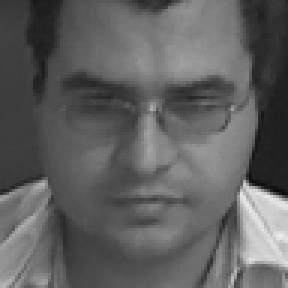
%> input picture test/img.pgm, 96 x 96 px (shown 3 times larger)
$ octave finalTestv2.m   (GNU Octave 9; MATLAB toolbox functions it lacks are replaced by stand-ins)
%> lines starting %> are read from the running program, lines starting %| are printed output that depends on the picture
### test/doubleonly/getRegions.m
function [ R ] = getRegions( img )
%GETREGIONS Return 4 regions of the image
%   The regions are stored in a matrix of ?:?:4 and returned

% Lecture de la taille de l'image
[height, width] = size(img);

Rwidth = width / 2;
Rheight = height / 2;

% On boucle sur les 4 Region
count = 1;
R = zeros(Rheight,Rwidth,4); % Pour de meilleur performance,
% pré-allocation et conversion en uint8 pour correspondre aux données
% de l'image
for j = 0:1
    for i = 0:1
        % B = imcrop(A,[xmin ymin width height]);
        % On prendra successivement la Region en haut à gauche, droite; en
        % bas à gauche, droite
        R(:,:,count) = imcrop(img, [i*Rwidth+(i*1) j*Rheight+(j*1) ...
            Rwidth Rheight]);
        count = count + 1;
    end
end

end

### test/doubleonly/getPatches.m
function [ patches ] = getPatches( img, pSize, overflow )
%GETPATCHES Return a matrix where each column is a patche of img
%   img is the image to be cut in patches
%   pSize is the size of patches (they are squares)
%   overflowSize is the number of pixels of 'overflow'
%
%   Each patches is stored in one column the size of pSize, and each column
%   is ordered as follow:
%   From the upper left (column 1) of the image to the right and lower
%   (column N)

if nargin == 2
    % The user did not want to have an overflowSize
    overflow = 0;
end

if overflow >= pSize
    error('The overflow cannot be equal or superior to pSize')
end

% Image carré avec patch carré
% On calcul le nombre de fois que l'on doit boucler
% On met l'overflow sur l'axe des abscisses
[RHeight, RWidth] = size(img);

nbrCtemp = RWidth / (pSize-overflow);
nbrC = uint32(nbrCtemp);
% Pour être sûr d'arrondir au supérieur
if mod(nbrC,1) ~= 0 && mod(nbrC,1) < 0.5
    nbrC = nbrC + 1;
end

nbrRtemp = RHeight / pSize;
nbrR = uint32(nbrRtemp);
% Pour être sûr d'arrondir au supérieur
if mod(nbrR,1) ~= 0 && mod(nbrR,1) < 0.5
    nbrR = nbrR + 1;
end

patches = zeros(pSize*pSize,nbrR*nbrC);
count = 1;
for i = 1:nbrR
    for j = 1:nbrC
        x=1+(j-1)*(pSize-overflow);
        y=1+(i-1)*pSize;
        % Reshape so it is only in one column
        % Reshape store one colum after another
        patch = imcrop(img, [x y pSize-1 pSize-1]);
        [pHeight, pWidth] = size(patch);
        if pHeight ~= pSize
            missHeight = pSize-pHeight;
            missing = flipud(imcrop(img, [x RHeight-missHeight pSize-1 missHeight-1])); %flipud -> mirroring up->down
            patch = [patch missing];
        end
        if pWidth ~= pSize
            missWidth = pSize-pWidth;
            missing = fliplr(imcrop(img, [RWidth-missWidth y missWidth-1 pSize-1])); %fliplr -> mirroring left-right
            patch = [patch missing];
        end
        patches(:,count) = reshape(patch, [pSize*pSize 1]);
        count = count + 1;
    end
end

end

### test/doubleonly/normDct2.m
function [ newPatches ] = normDct2( patches, doMean, doVar )
%NORMDCT Apply zero mean and variance + dct2
%   Reconstruct the patch from a vector and apply normalization to have
%   zero mean and unit variance.
%   Return the patch as a vector
%   VPATCH the patch to be treated
%   PSIZE the size of the patch (always a square)
if nargin ~= 3
    error('Not enough argument')
end

[vSize, nbrFeature] = size(patches);
pSize = sqrt(vSize);
newPatches = patches; % Memory allocation

for i = 1:nbrFeature
    %% On normalise les patches pour avoir 'zero mean and unit variance'
    X = reshape(patches(:,i), [pSize pSize]);
    if doMean
        X = X-mean2(X); % Zero mean
    end
    if doVar
        X = X/std2(X); % Zero variance
    end
    X = dct2(X);
    newPatches(:,i) = reshape(X, [pSize*pSize 1]);
end

end

### test/doubleonly/getImgFromPatches.m
function [ img ] = getImgFromPatches( patches, Rsize, overflow )
%GETIMGFROMPATCHES Return the image from the matrix containing patches
%   patches array containing patches, each column contains a single patche
%   pSize is the size of patches (they are squares)
%   overflow is the number of pixels of 'overflow'

if nargin == 2
    % The user did not want to have an overflowSize
    overflow = 0;
end

[vSize, nbrPatches] = size(patches);
pSize = sqrt(vSize);
RHeight = Rsize(1,1);
RWidth = Rsize(1,2);
img = zeros(RHeight,RWidth);

nbrCtemp = RWidth / (pSize-overflow);
nbrC = uint32(nbrCtemp);
% Pour 阾re s鹯 d'arrondir au sup閞ieur
if mod(nbrC,1) ~= 0 && mod(nbrC,1) < 0.5
    nbrC = nbrC + 1;
end

nbrRtemp = RHeight / pSize;
nbrR = uint32(nbrRtemp);
% Pour 阾re s鹯 d'arrondir au sup閞ieur
if mod(nbrR,1) ~= 0 && mod(nbrR,1) < 0.5
    nbrR = nbrR + 1;
end

count = 1;
for i = 1:nbrR
    for j = 1:nbrC
        x=1+(j-1)*(pSize-overflow);
        y=1+(i-1)*pSize;
        % Reshape so it is only in one column
        % Reshape store one colum after another
        index = (i-1)*nbrC+j;
        img(y:y+pSize-1,x:x+pSize-1) = reshape(patches(:,index), [pSize pSize]);
        count = count + 1;
    end
end

end

### test/doubleonly/getImgFromDCTPatches.m
function [ img ] = getImgFromDCTPatches( patches, Rsize, overflow )
%GETIMGFROMPATCHES Return the image from the matrix containing patches
%   patches array containing patches, each column contains a single patche
%   pSize is the size of patches (they are squares)
%   overflow is the number of pixels of 'overflow'

if nargin == 2
    % The user did not want to have an overflowSize
    overflow = 0;
end

[vSize, nbrPatches] = size(patches);
pSize = sqrt(vSize);
RHeight = Rsize(1,1);
RWidth = Rsize(1,2);
img = zeros(RHeight,RWidth);

nbrCtemp = RWidth / (pSize-overflow);
nbrC = uint32(nbrCtemp);
% Pour 阾re s鹯 d'arrondir au sup閞ieur
if mod(nbrC,1) ~= 0 && mod(nbrC,1) < 0.5
    nbrC = nbrC + 1;
end

nbrRtemp = RHeight / pSize;
nbrR = uint32(nbrRtemp);
% Pour 阾re s鹯 d'arrondir au sup閞ieur
if mod(nbrR,1) ~= 0 && mod(nbrR,1) < 0.5
    nbrR = nbrR + 1;
end

count = 1;
for i = 1:nbrR
    for j = 1:nbrC
        x=1+(j-1)*(pSize-overflow);
        y=1+(i-1)*pSize;
        % Reshape so it is only in one column
        % Reshape store one colum after another
        index = (i-1)*nbrC+j;
        img(y:y+pSize-1,x:x+pSize-1) = idct2(reshape(patches(:,index), [pSize pSize]));
        count = count + 1;
    end
end

end

### test/doubleonly/finalTestv2.m
%%%%%%%%%%%%%%%%%%%%%%%%%%%%%%%%%%%%%%%%%%%%%%%%%%%%%%%%%%%%%
%%% Algorithme de test
clear variables
close all
clc
img = imread('img.pgm');
%> img is the input picture: size 96x96 uint8; min 11, max 237, mean 96
%img = imread('cameraman.tif');
if size(img,3)==3 % Convertion en nuance de gris si RGB avant
   img = rgb2gray(img);
end
img = double(img); % REALLY IMPORTANT
%> img: size 96x96 double
regions = getRegions(img);
%> after the loop in getRegions, `for j = 0:1`:
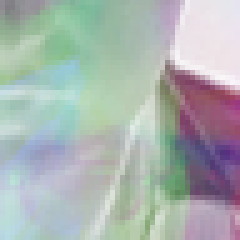
%> R: size 48x48x4 double (shown 5 times larger); mean R, G, B, A 75.8, 96.5, 91.5, 120.2; transparent parts drawn white
%> after the loop in getRegions, `for j = 0:1`: count = 5
R = regions(:,:,1);
%> R: size 48x48 double

%%%%%%%%%%%%%%%%%%%%%%%%%%%%%%%%%%%%%%%%%%%%%%%%%%%%%%%%%%%%%
%                VARIABLES
%
pSize = 8;
overflow = 3;
%%%%%%%%%%%%%%%%%%%%%%%%%%%%%%%%%%%%%%%%%%%%%%%%%%%%%%%%%%%%%
patches = getPatches(R, pSize, overflow);
%> after the loop in getPatches, `for i = 1:nbrR`:
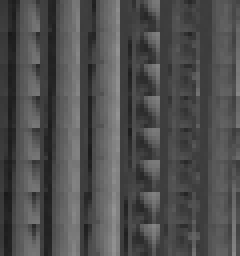
%> patches: size 64x60 double (shown 4 times larger); min 25, max 147, mean 78
%> after the loop in getPatches, `for i = 1:nbrR`: count = 61; missWidth = 5; missing = [101 69 62 65 66; 102 78 62 67 67; 105 86 68 68 68; 105 87 73 72 71; 110 81 83 78 76; 112 92 81 79 80; 112 100 82 81 79; 118 106 93 83 78]

patchDCT2 = normDct2(patches, false, false);
patchMeanDCT2 = normDct2(patches, true, false);
patchVarDCT2 = normDct2(patches, false, true);
%> call 3 of normDct2, with doMean = false, doVar = true
%> after the loop in normDct2 (call 3), `for i = 1:nbrFeature`:
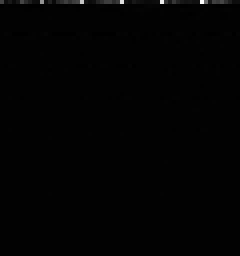
%> newPatches: size 64x60 double (shown 4 times larger); min -7.79, max 768.5, mean 2.1; drawn with min black and max white
patchNormDCT2 = normDct2(patches, true, true);
%> call 4 of normDct2, with doMean = true, doVar = true
%> after the loop in normDct2 (call 4), `for i = 1:nbrFeature`:
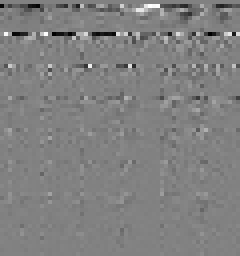
%> newPatches: size 64x60 double (shown 4 times larger); min -7.79, max 7.5, mean -0.0687; drawn with min black and max white

%% Affichage résultat recontruction image à partir des patchs
figure('Name', 'DCT2 comparison')
subplot(2,5,[1 6])
imgPatch = getImgFromPatches(patches, size(R), overflow);
imshow(imgPatch, [0 255])
title('NO DCT2')

%% Affichage résultats DCT2
imgPatchDCT2 = getImgFromPatches(patchDCT2, size(R), overflow);
subplot(2,5,2)
imshow(imgPatchDCT2)
title('DCT2 without normalization')

imgPatchMeanDCT2 = getImgFromPatches(patchMeanDCT2, size(R), overflow);
subplot(2,5,3)
imshow(imgPatchMeanDCT2)
title('DCT2 with zero-mean')

imgPatchVarDCT2 = getImgFromPatches(patchVarDCT2, size(R), overflow);
subplot(2,5,4)
imshow(imgPatchVarDCT2)
title('DCT2 with zero-variance')

imgPatchNormDCT2 = getImgFromPatches(patchNormDCT2, size(R), overflow);
subplot(2,5,5)
imshow(imgPatchNormDCT2)
title('DCT2 with normalization')

%% Affichage résultats reconvertit en image -> idct2
subplot(2,5,7)
imshow(getImgFromDCTPatches(patchDCT2, size(R), overflow), [0 255]) % Without mean applied, have to precise display range
title('simple IDCT2')

subplot(2,5,8)
imshow(getImgFromDCTPatches(patchMeanDCT2, size(R), overflow))
title('IDCT2 with zero-mean')

subplot(2,5,9)
imshow(getImgFromDCTPatches(patchVarDCT2, size(R), overflow), [0 255]) % Without mean applied, have to precise display range
%> call 3 of getImgFromDCTPatches, with Rsize = [48 48], overflow = 3
%> after the loop in getImgFromDCTPatches (call 3), `for i = 1:nbrR`:
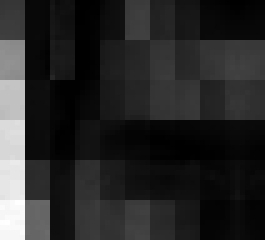
%> img: size 48x53 double (shown 5 times larger); min 1.78, max 98.33, mean 17.1; drawn with min black and max white
title('IDCT2 with zero-variance')

subplot(2,5,10)
imshow(getImgFromDCTPatches(patchNormDCT2, size(R), overflow))
%> call 4 of getImgFromDCTPatches, with Rsize = [48 48], overflow = 3
%> after the loop in getImgFromDCTPatches (call 4), `for i = 1:nbrR`:
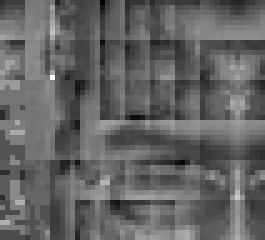
%> img: size 48x53 double (shown 5 times larger); min -3.29, max 4.8, mean -0.134; drawn with min black and max white
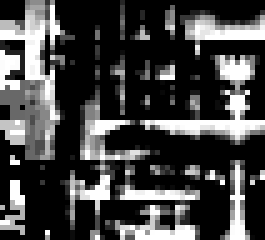
%> displayed picture: size 48x53, on the screen's scale of 0 to 255 (shown 5 times larger); min 0, max 255, mean 67.9
title('IDCT2 with norm')

$ run again, with test/01.pgm copied over test/img.pgm
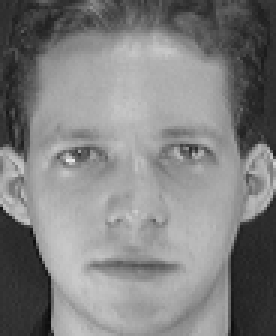
%> input picture test/01.pgm, 92 x 112 px (shown 3 times larger)
%> img is the input picture: size 112x92 uint8; min 11, max 234, mean 128.3
%> after the loop in getRegions, `for j = 0:1`: count = 5
%> after the loop in getPatches, `for i = 1:nbrR`:
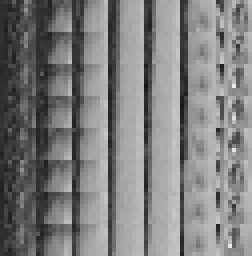
%> patches: size 64x63 double (shown 4 times larger); min 23, max 234, mean 126.5
%> after the loop in getPatches, `for i = 1:nbrR`: count = 64; missWidth = 2; missing = [182 179; 181 175; 181 170; 182 166; 179 163; 172 161; 174 164; 172 161]
%> `imshow(getImgFromDCTPatches(patchNormDCT2, size(R), overflow))`:
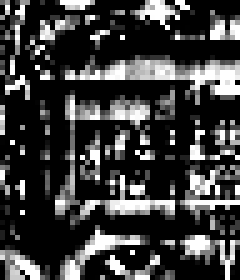
%> displayed picture: size 56x48, on the screen's scale of 0 to 255 (shown 5 times larger); min 0, max 255, mean 62.8
